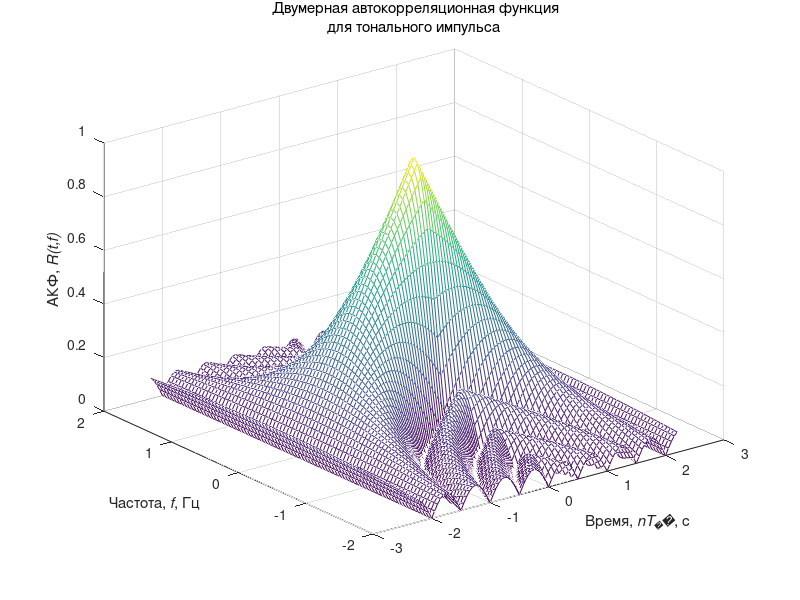
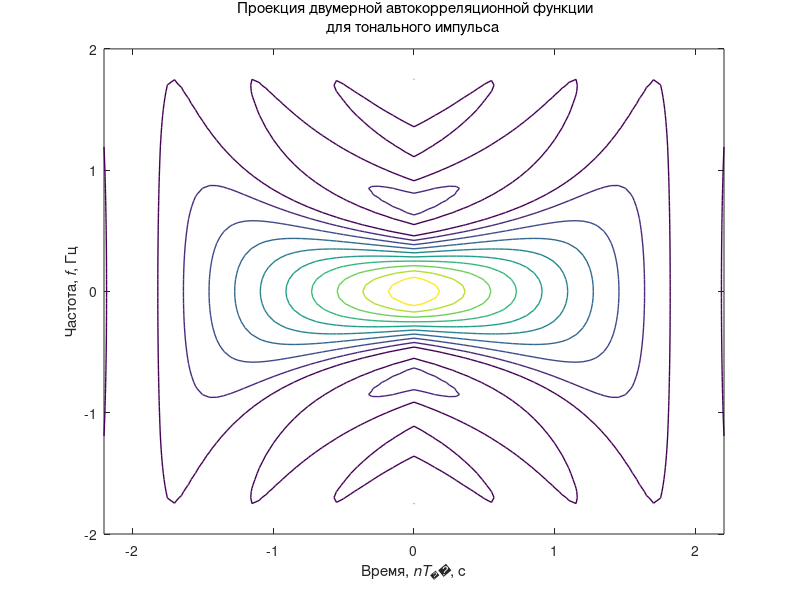
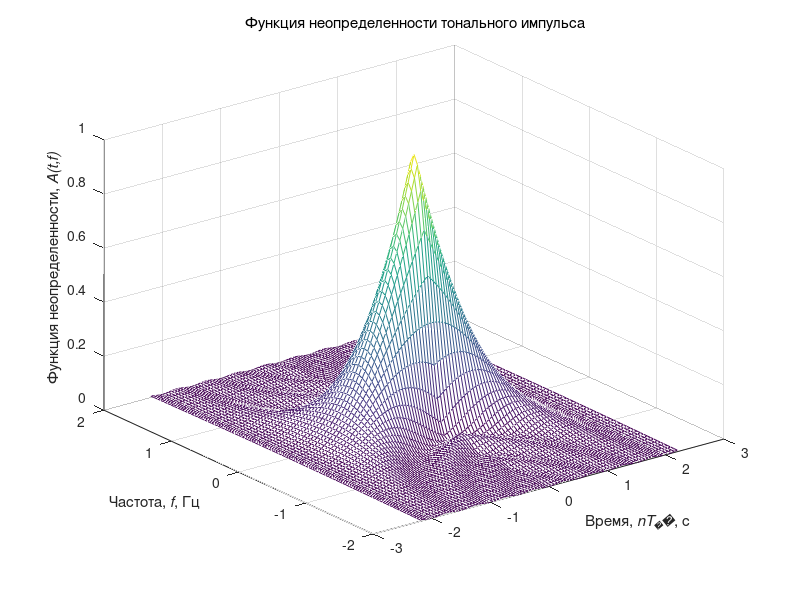
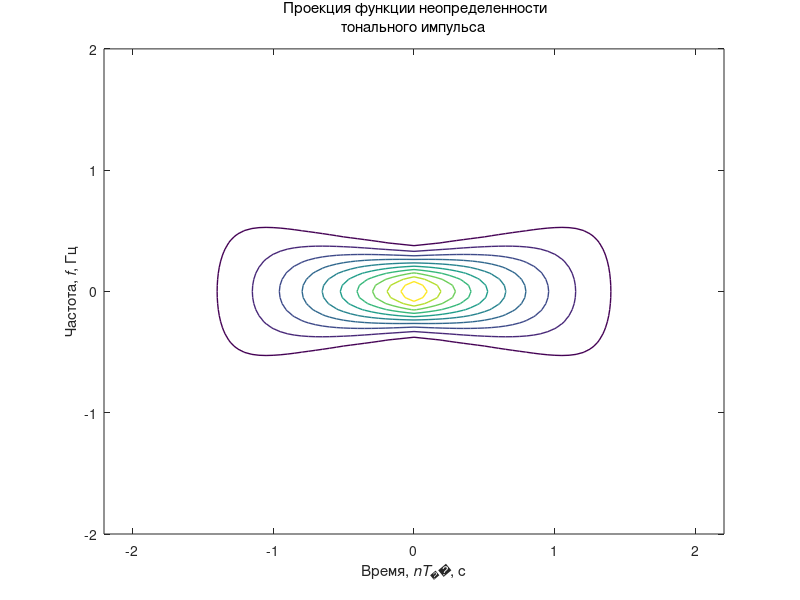

Reproduce these figures in MATLAB, in order.
% Имитационное моделирование и графическая визуализация
% функции неопределенности простых и сложных сигналов
clear all; % Очистка памяти
close all; % Закрытие всех окон с графиками
clc; % Очистка окна команд и сообщений
fontSize=10; % Размер шрифта графиков
fontType=''; % Тип шрифта графиков
% Цвет графиков
tColor='b'; % Временная область
tColorLight=[0.3 0.7 0.9]; % Временная область
Color0='r'; % Эталонные сигналы
fColor=[1 0.4 0]; % Частотная область
eColor=[0.85 0.325 0.098]; % Погрешности
eColorLight=[0.9 0.9 0.4]; % Погрешности
eColorDark=[0.635 0.078 0.184]; % Погрешности
tstep = 0.05; % Шаг по оси времени
fstep = 0.05; % Шаг по оси частоты
dT = 2; % Длительность импульса
tmin = -1.1 * dT; % Диапазон значений по времени (мин)
tmax = 1.1 * dT; % Диапазон значений по времени (макс)
fmin = -4/dT; % Диапазон значений по частоте (мин)
fmax = 4/dT; % Диапазон значений по частоте (макс)
t = tmin:tstep:tmax; % Значения по оси времени
f = fmin:fstep:fmax; % Значения по оси частоты

% Формирование значений двумерной автокорреляционной
% функции тонального импульса
eps = 0.000001;
i = 0;
for ti = tmin:tstep:tmax
i = i + 1;
j = 0;
for fj = fmin:fstep:fmax
j = j + 1;
val1 = 1 - abs(ti) / dT;
val2 = pi * dT * (1.0 - abs(ti) / dT) * fj;
x(j,i) = abs( val1 * sin(val2+eps)/(val2+eps));
end
end
% Формирование трехмерного графика
figure; mesh(t,f,x);
set(get(gcf, 'CurrentAxes'), 'FontSize', fontSize); % Изменение шрифта
xlabel ('Время,\it nT_д\rm, с'); % Надпись оси абсцисс
ylabel ('Частота,\it f\rm, Гц'); % Надпись оси ординат
zlabel('АКФ,\it R(t,f)'); % Надпись оси аппликат
title({'\rm Двумерная автокорреляционная функция';...
'для тонального импульса'}); % Заголовок

% Формирование проекции
figure; contour(t,f,x,'Linewidth',1);
set(get(gcf, 'CurrentAxes'), 'FontSize', fontSize); % Изменение шрифта
xlabel ('Время,\it nT_д\rm, с'); % Надпись оси абсцисс
ylabel ('Частота,\it f\rm, Гц'); % Надпись оси ординат
title({'\rm Проекция двумерной автокорреляционной функции';...
'для тонального импульса'}); % Заголовок

% Моделирование функции неопределености импульса с линейной частотной модуляцией
y = x.^2; % Формирование значений
% Формирование трехмерного графика
figure; mesh(t,f,y);
set(get(gcf, 'CurrentAxes'), 'FontSize', fontSize); % Изменение шрифта
xlabel ('Время,\it nT_д\rm, с'); % Надпись оси абсцисс
ylabel ('Частота,\it f\rm, Гц'); % Надпись оси ординат
zlabel('Функция неопределенности,\it A(t,f)'); % Надпись оси аппликат
title({'\rm Функция неопределенности тонального импульса'}); % Заголовок

% Формирование проекции
figure; contour(t,f,y,'Linewidth',1);
set(get(gcf, 'CurrentAxes'), 'FontSize', fontSize); % Изменение шрифта
xlabel ('Время,\it nT_д\rm, с'); % Надпись оси абсцисс
ylabel ('Частота,\it f\rm, Гц'); % Надпись оси ординат
title({'\rm Проекция функции неопределенности';...
'тонального импульса'}); % Заголовок

% Формирование автокорреляционной функции по частоте для тонального
% импульса
xf=x((fmax-fmin)/(2*fstep)+1,:); % Формирование значений
% Формирование графика
figure; plot(t,xf,'Linewidth',3);
axis([fmin fmax 0 1]); % Диапазон значений осей
set(get(gcf, 'CurrentAxes'), 'FontSize', fontSize); % Изменение шрифта
title({'\rm Автокорреляционная функция по частоте';...
'тонального импульса'}); % Заголовок
xlabel ('Частота,\it f\rm, Гц'); % Надпись оси абсцисс
ylabel('АКФ,\it R(t=0,f)\rm'); % Надпись оси ординат

% Формирование автокорреляционной функции по времени для тонального
% импульса
xt=x(:,(tmax-tmin)/(2*tstep)+1); % Формирование значений
% Формирование графика
figure; plot(f,xt,'Linewidth',3);
axis([fmin fmax 0 1]); % Диапазон значений осей
set(get(gcf, 'CurrentAxes'), 'FontSize', fontSize); % Изменение шрифта
title({'\rm Автокорреляционная функция по времени';'тонального импульса'}); % Заголовок
xlabel ('Время,\it nT_д\rm, с'); % Надпись оси абсцисс
ylabel('АКФ,\it R(t,f=0)\rm'); % Надпись оси ординат

% Формирование двумерной автокорреляционной функции ЛЧМ-импульса
fDelta = 2; % Ширина спектра импульса
mu = (fDelta*fmax)/(2*dT); % Линейный коэффициент девиации частоты

i=0;
for ti = tmin:tstep:tmax
	i = i + 1;
	j = 0;
	for fj = fmin:fstep:fmax
		j = j + 1;
		val1 = 1. - abs(ti) / dT;
		val2 = pi * dT * (1.0 - abs(ti) / dT);
		val3 = (fj + mu * ti);
		val = val2 * val3;
		x(j,i) = abs( val1 * (sin(val+eps)/(val+eps))).^2;
	end
end
% Формирование трехмерного графика
figure; mesh(t,f,x);
set(get(gcf, 'CurrentAxes'), 'FontSize', fontSize); % Изменение шрифта
xlabel ('Время,\it nT_д\rm, с'); % Надпись оси абсцисс
ylabel ('Частота,\it f\rm, Гц'); % Надпись оси ординат
zlabel('АКФ,\it R(t,f)'); % Надпись оси аппликат
title({'\rm Двумерная автокорреляционная функция';...
'для ЛЧМ-импульса'}); % Заголовок

figure; contour(t,f,x,'Linewidth',1);
set(get(gcf, 'CurrentAxes'), 'FontSize', fontSize); % Изменение шрифта
xlabel ('Время,\it nT_д\rm, с'); % Надпись оси абсцисс
ylabel ('Частота,\it f\rm, Гц'); % Надпись оси ординат
title({'\rm Проекция двумерной автокорреляционной функции';...
'для ЛЧМ-импульса'}); % Заголовок

% Моделирование функции неопределености импульса с линейной частотной модуляцией
y = x.^2; % Формирование значений
% Формирование трехмерного графика
figure; mesh(t,f,y);
set(get(gcf, 'CurrentAxes'), 'FontSize', fontSize); % Изменение шрифта
xlabel ('Время,\it nT_д\rm, с'); % Надпись оси абсцисс
ylabel ('Частота,\it f\rm, Гц'); % Надпись оси ординат
zlabel('АКФ,\it A(t,f)'); % Надпись оси аппликат
title({'\rm Функция неопределенности для ЛЧМ-импульса'}); % Заголовок

% Формирование проекции
figure; contour(t,f,y,'Linewidth',1);
set(get(gcf, 'CurrentAxes'), 'FontSize', fontSize); % Изменение шрифта
xlabel ('Время,\it nT_д\rm, с'); % Надпись оси абсцисс
ylabel ('Частота,\it f\rm, Гц'); % Надпись оси ординат
title({'\rm Проекция функции неопределенности';...
'для ЛЧМ-импульса'}); % Заголовок

% Формирование автокорреляционной функции по частоте для ЛЧМ-импульса
xf=x((fmax-fmin)/(2*fstep)+1,:); % Формирование значений
% Формирование графика
figure; plot(t,xf,'Linewidth',3);
axis([tmin tmax 0 1]); % Диапазон значений осей
set(get(gcf, 'CurrentAxes'), 'FontSize', fontSize); % Изменение шрифта
xlabel ('Частота,\it f\rm, Гц'); % Надпись оси абсцисс
ylabel('АКФ,\it R(t=0,f)\rm'); % Надпись оси ординат
title({'\rm Автокорреляционная функция по частоте';...
'для ЛЧМ-импульса'}); % Заголовок

% Формирование автокорреляционной функции по времени для ЛЧМ-импульса
xt=x(:,(tmax-tmin)/(2*tstep)+1); % Формирование значений
% Формирование графика
figure; plot(f,xt,'Linewidth',3);
axis([fmin fmax 0 1]); % Диапазон значений осей
set(get(gcf, 'CurrentAxes'), 'FontSize', fontSize); % Изменение шрифта
xlabel ('Время,\it nT_д\rm, с'); % Надпись оси абсцисс
ylabel('АКФ,\it R(t,f=0)'); % Надпись оси ординат
title({'\rm Автокорреляционная функция по времени';...
'для ЛЧМ-импульса'}); % Заголовок